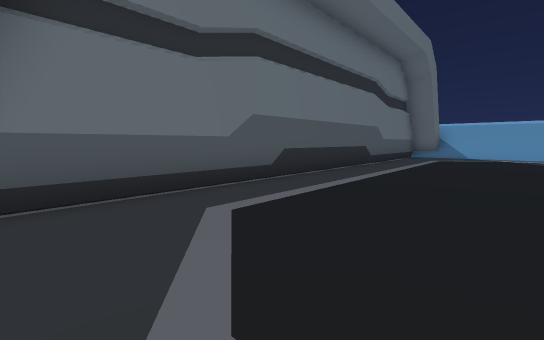
[1] (above)

18 first-person views from a walk through a 3-D level made in the Unity game engine. The camera is 1.5 m above the floor, tilts 6° down and sees 90° across. The floor is counted in squares, 2 m on a side. Each view is taken from the middle of a square. On the plan, view 1 faces up. The plan holds only what a view shows up to about 10 squares ahead; the rest is blank. The place goes on beyond the plan. The player character is not drawn.

[2]
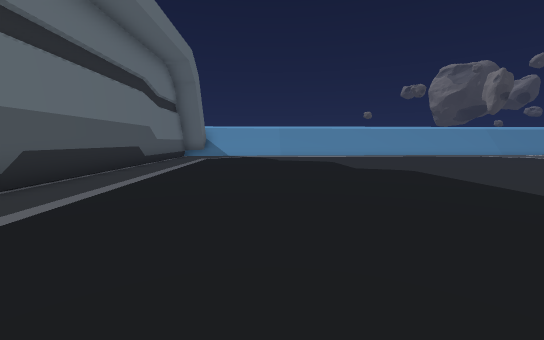

[3]
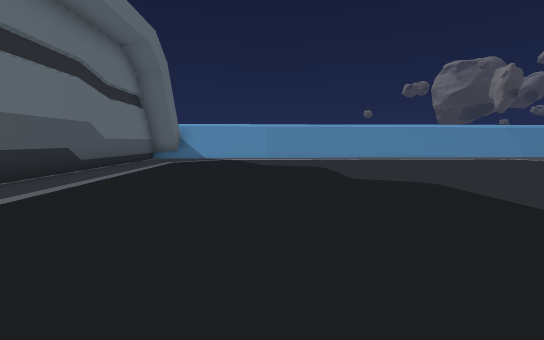

[4]
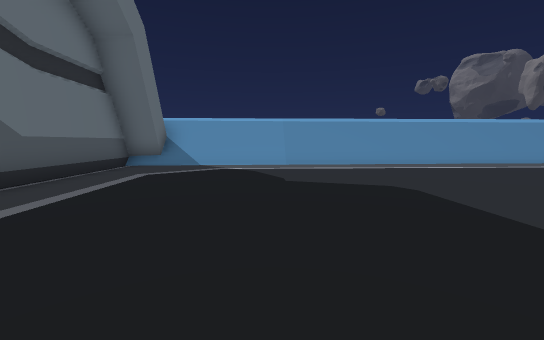

[5]
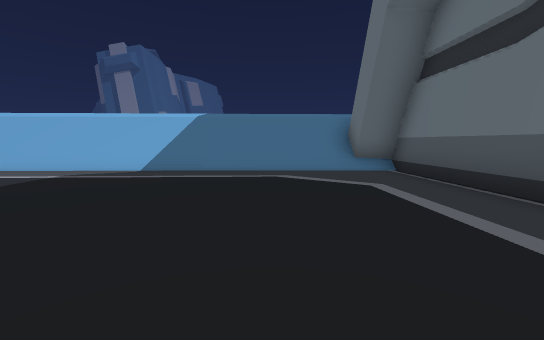

[6]
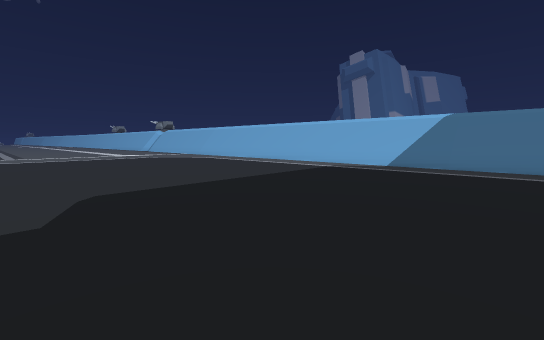

[7]
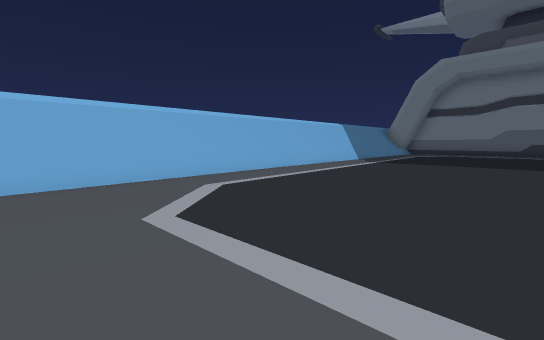

[8]
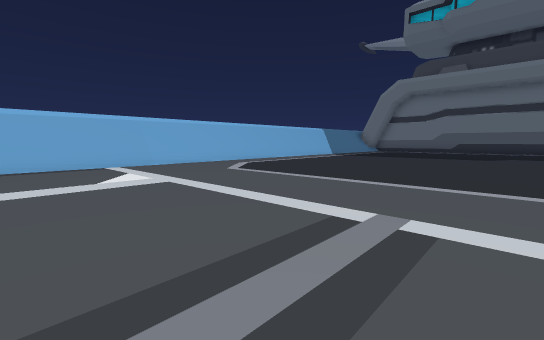

[9]
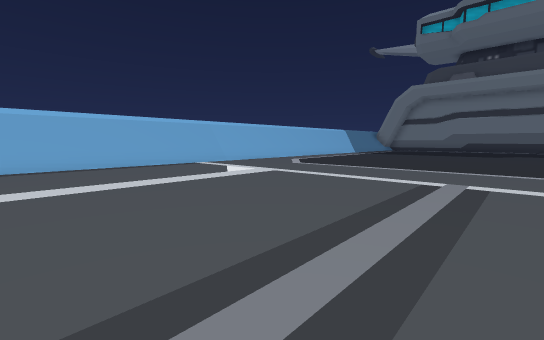

[10]
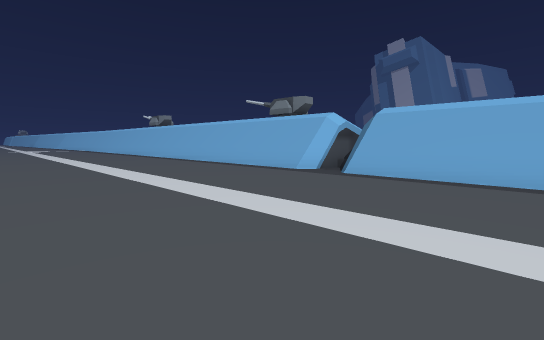

[11]
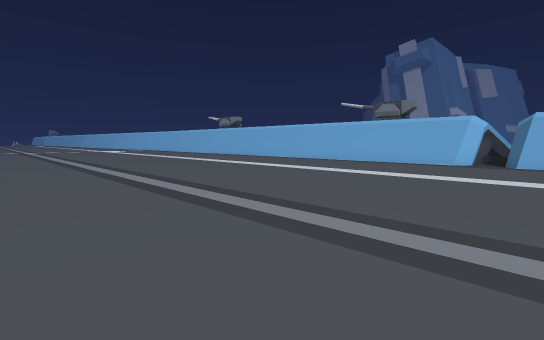

[12]
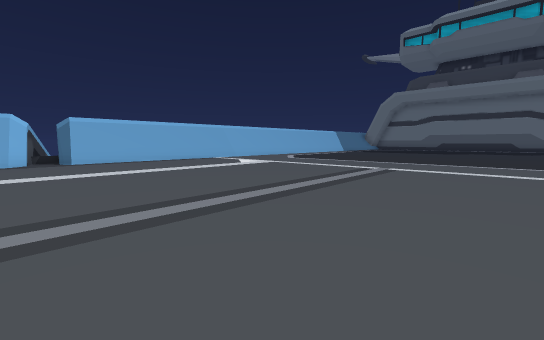

[13]
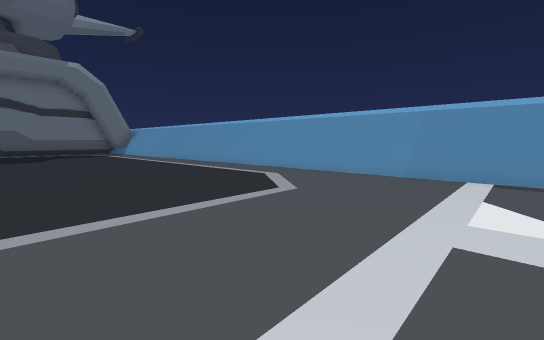

[14]
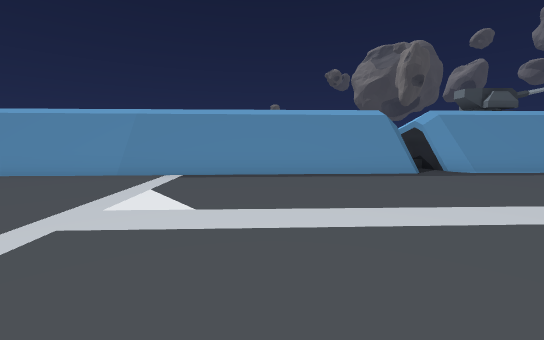

[15]
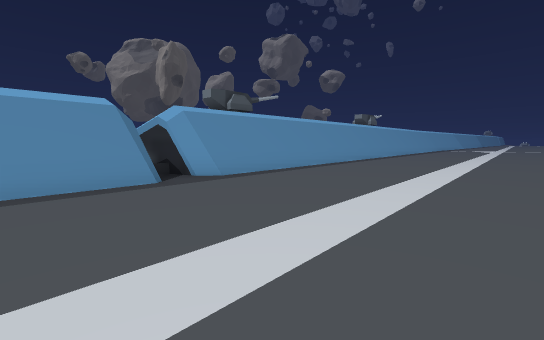

[16]
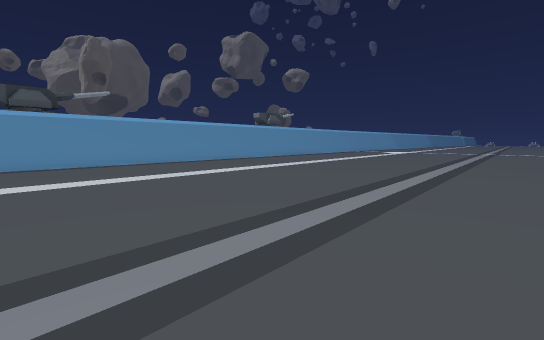

[17]
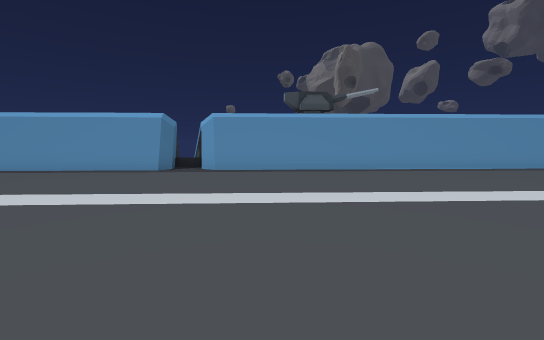

[18]
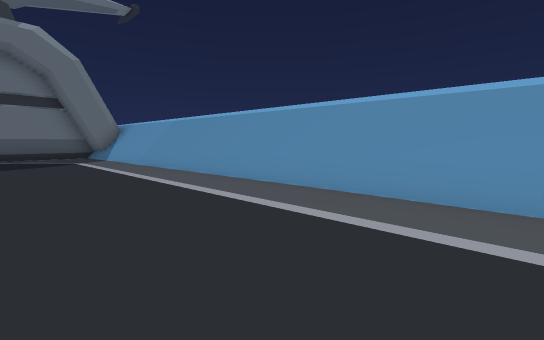

### Floor plan
Points are (right, up) in squares from view 1. A wall is a line through its corners. A room is listed if a view was taken in it or the views show most of it. See-through windows are left out.
Room 1 (views 1, 2, 3, 4, 5, 6, 7, 8, 9, 10, 11, 12, 13, 14, 15, 16, 17, 18)
walls: (20.3, 2.1) (13.4, 8.4); (17.4, 4.4) (16.5, 5.3); (16.3, 5.5) (8.7, 12.4); (24.7, -2.5) (9.5, 11.4); (25, -2.6) (17.5, 4.4); (13.3, -14.5) (13.7, -14.9); (25.6, -2.4) (25.2, -2.4) (21.3, 1.2); (14.1, -14.7) (13.9, -15.3); (26, -3.6) (26, -2.9); (26, -3.3) (26.9, -1.4); (14.5, -15.6) (17.2, -18.1); (14.2, -15.6) (15, -15.5); (14.3, -15.8) (15.1, -15.9) (15.6, -16.3); (14.1, -15.9) (14.6, -15.6); (15.7, -16.4) (17.5, -18.1); (12.4, -16.9) (14.6, -15.6); (11.2, 10.5) (8.1, 13.3) (7.6, 12.7) (6.9, 13.3) (-3.3, 2.2) (-2.6, 1.5); (10.1, 11.9) (8.3, 13.6); (-1.4, -0.4) (13.9, -14.5) (13.9, -15.3); (10.1, 12.3) (8.7, 13.6); (31.7, -8.4) (26.3, -3.4) (26.1, -2.8); (-2.5, 1.7) (-3.3, 0.8) (-1.4, -1); (-3, 0.8) (14.1, -14.9); (-3.6, 0.7) (-1.7, -1.1)
low walls: (14.1, -14.4) (14.1, -14.7); (26.3, -2.6) (26, -2.3); (15, -15.5) (17.8, -18.1); (13.7, -15.5) (14.1, -15.9); (14.6, -15.6) (15.1, -15.6); (28.2, -5.5) (26.5, -3.9); (29.3, -6.5) (28.5, -5.8); (-0.7, -0.4) (0.3, -1.4); (9.4, 11.5) (8.9, 11.9); (31.2, -8.4) (26.5, -4.2); (-1.7, 0.2) (13.6, -13.9); (31.6, -8.6) (29.5, -6.7); (-2.3, 0.4) (-1.5, -0.3)

Where each view was taken, in squares from view 1:
view 1: 0 up, 0 right, facing up
view 2: 0 up, 0 right, facing up-right
view 3: 1 up, 2 right, facing up-right
view 4: 4 up, 4 right, facing up-right
view 5: 5 up, 4 right, facing down-left
view 6: 6 up, 5 right, facing down
view 7: 6 down, 13 right, facing left
view 8: 6 down, 18 right, facing left
view 9: 8 down, 20 right, facing left
view 10: 8 down, 16 right, facing down
view 11: 7 down, 21 right, facing down
view 12: 8 down, 23 right, facing left
view 13: 4 down, 17 right, facing up
view 14: 5 down, 18 right, facing up-right
view 15: 5 down, 20 right, facing right
view 16: 12 down, 21 right, facing right
view 17: 10 down, 22 right, facing up-right
view 18: 1 up, 15 right, facing up
